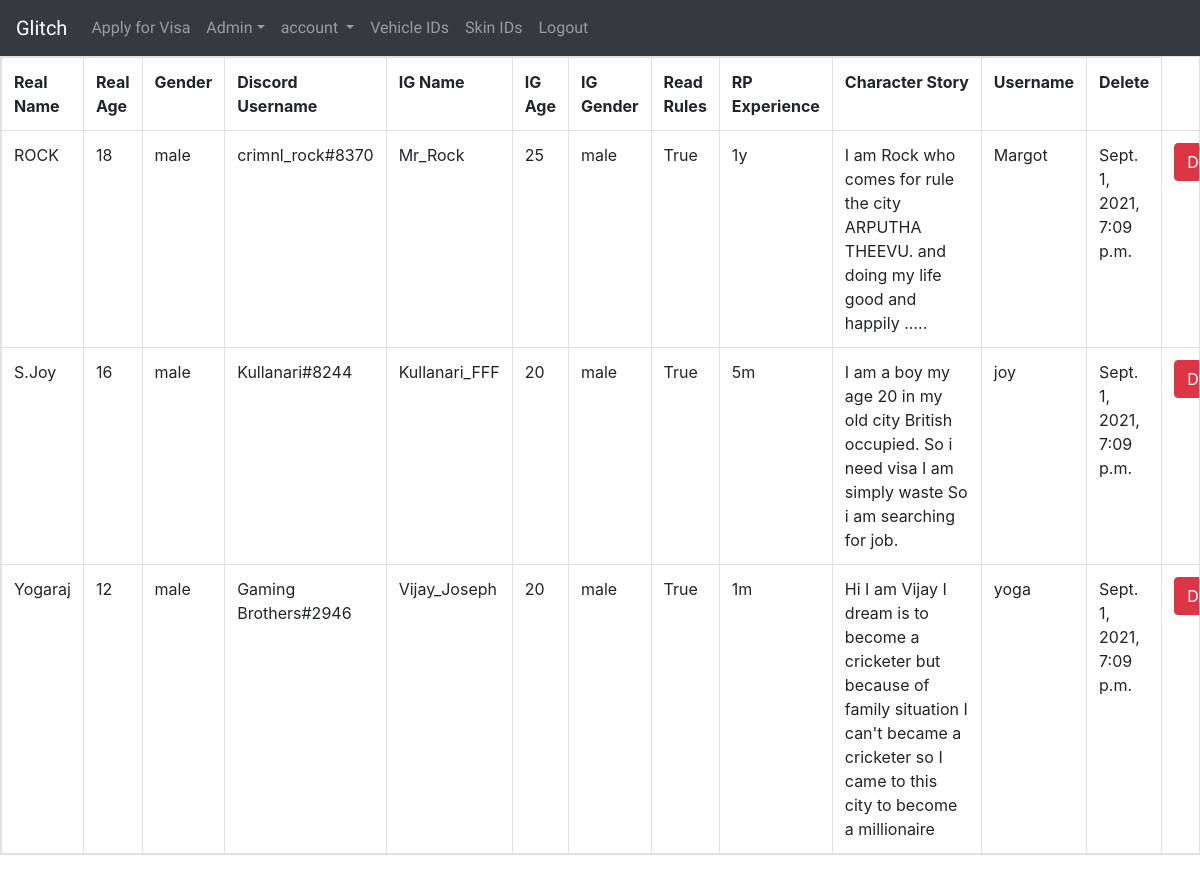
Page /visa/view/ (signed in) on the committed database.
### visaform/models.py (models this page shows)
class VisaModel(models.Model):
  genderchoices = (
      ('male','male'),
      ('female', 'female')
    )
  rpexpchoices = (
      ('new', 'New to Roleplay'),
      ('1m', '1 Month'),
      ('5m', '5 months'),
      ('1y', '1 year'),
      ('a1y', 'Above 1 year')
    )
  user = models.TextField(null=True, blank=True)
  realname = models.CharField(max_length=25, null=True)
  gender = models.CharField(choices=genderchoices, max_length=10, default='male')
  realage = models.IntegerField(null=True)
  rprules = models.BooleanField(null=True)
  igname = models.CharField(max_length=25, null=True)
  igage = models.IntegerField(null=True)
  iggender = models.CharField(choices=genderchoices, max_length=10, default='male')
  rpexp = models.CharField(choices=rpexpchoices, max_length=20, null=True)
  discordname = models.CharField(max_length=50, null=True)
  characterstory = models.TextField(null=True)
  date_created = models.DateTimeField(auto_now_add=True, null=True)

### decorators.py (the view)
    def wrapper_func(request, *args, **kwargs):
      if request.user.is_staff:
        return view_func(request, *args, **kwargs)
      else:
        return redirect("/")

### visaform/views.py (called while the page is built)
@admin_only
def visaAdmin(request):
  objects = VisaModel.objects.all()
  context = {
    "object": objects
  }
  return render(request, 'visa/view.html', context)

### templates/visa/view.html (shortened to what this page needs)
{% extends 'base.html' %}
{% block content %}
{% if user.is_staff %}
<table class="table table-responsive table-bordered">
  <tr>
    <th>Real Name</th>
    <th>Real Age</th>
    <th>Gender</th>
    <th>Discord Username</th>
    <th>IG Name</th>
    <th>IG Age</th>
    <th>IG Gender</th>
    <th>Read Rules</th>
    <th>RP Experience</th>
    <th class="w-auto">Character Story</th>
    <th >Username</th>
    <th>Delete</th>
  </tr>
  {% for obj in object %}
  <tr>
    <td>{{obj.realname}}</td>
    <td>{{obj.realage}}</td>
    <td>{{obj.gender}}</td>
    <td>{{obj.discordname}}</td>
    <td>{{obj.igname}}</td>
    <td>{{obj.igage}}</td>
    <td>{{obj.iggender}}</td>
    <td>{{obj.rprules}}</td>
    <td>{{obj.rpexp}}</td>
    <td>{{obj.characterstory}}</td>
    <td >{{obj.user}}</td>
    <td>{{obj.date_created}}</td>
    <td><a class="btn btn-danger" type="button" href= "/visa/{{obj.id}}/delete">Delete</a></td>
  </tr>
  {% endfor %}
</table>
{% else %}
</header>You Are not authorized to view this Page</header>
{% endif %}
{% endblock %}

### templates/base.html (shortened to what this page needs)
<!doctype html>
<html lang="en">
  <head>
    <link rel="stylesheet" href="https://stackpath.bootstrapcdn.com/bootstrap/4.1.3/css/bootstrap.min.css">
  </head>
  <body>
      <nav class="navbar navbar-dark bg-dark navbar-expand-md">
  {% if user.is_authenticated %}
  <a class="navbar-brand" href="#">{{ user.username }}</a>
  {% else %}
  <h5 class="text-light">ARPUTHA THEEVU ROLEPLAY</h5>
  {% endif %}
  <div class="collapse navbar-collapse" id="navbarText">
    <ul class="navbar-nav mr-auto">
      {% if user.is_authenticated %}
      <li class="nav-item">
        <a class="nav-link {% block navapplyvisa %}{% endblock %}" href="/visa/">Apply for Visa</a>
      </li>
      {% endif %}
      {% if user.is_staff %}
  <div class="dropdown">
    <a class=" nav-link dropdown-toggle" id="dropdownMenuButton" data-toggle="dropdown" aria-haspopup="true" aria-expanded="false">
    Admin</a>
  </div>
      {% endif %}
      {% if user.is_authenticated %}
   <div class="dropdown">
    <a class=" nav-link dropdown-toggle" id="dropdownMenuButton" data-toggle="dropdown" aria-haspopup="true" aria-expanded="false">
    account
  </a>
</div>
      <li class="nav-item">
        <a class=" nav-link" href="https://wiki.multitheftauto.com/wiki/Vehicle_IDs">Vehicle IDs</a>
      </li>
      <li class="nav-item">
        <a class="nav-link" href="https://wiki.multitheftauto.com/wiki/All_Skins_Page">Skin IDs</a>
        </li>
      <li class="nav-item">
        <a class="nav-link" href="/logout">Logout</a>
      </li>
      {% endif %}
    </ul>
  </div>
</nav>
    {% block content %}
    {% endblock %}
  </body>
</html>

### templates/base.html (style rules this page uses)
* { box-sizing: border-box; }
.navbar-brand { font-family: 'Righteous', cursive; }
.nav-link { font-family: 'Righteous', cursive; }
.navbar { position: relative; }
@media (min-width:650px) { .navbar-brand { font-family: 'Righteous', cursive; } }
@media (min-width:650px) { .nav-link { font-family: 'Righteous', cursive; } }

### templates/visa/view.html (style rules this page uses)
.w-auto { min-width: 40px; white-space: nowrap; width: 40%; }

### rows in the picture
VisaModel: realname "ROCK", realage "18", gender "male", discordname "crimnl_rock#8370", igname "Mr_Rock", igage "25", iggender "male", rprules "True", rpexp "1y", characterstory "I am Rock who comes for rule the city ARPUTHA THEEVU. and doing my life good and happily .....", user "Margot", date_created "Sept. 1, 2021, 7:09 p.m."
VisaModel: realname "S.Joy", realage "16", gender "male", discordname "Kullanari#8244", igname "Kullanari_FFF", igage "20", iggender "male", rprules "True", rpexp "5m", characterstory "I am a boy my age 20 in my old city British occupied. So i need visa I am simply waste So i am searching for job.", user "joy", date_created "Sept. 1, 2021, 7:09 p.m."
VisaModel: realname "Yogaraj", realage "12", gender "male", discordname "Gaming Brothers#2946", igname "Vijay_Joseph", igage "20", iggender "male", rprules "True", rpexp "1m", characterstory "Hi I am Vijay I dream is to become a cricketer but because of family situation I can't became a cricketer so I came to this city to become a millionaire", user "yoga", date_created "Sept. 1, 2021, 7:09 p.m."

### other values in the picture
{{ user.username }} "Glitch"
